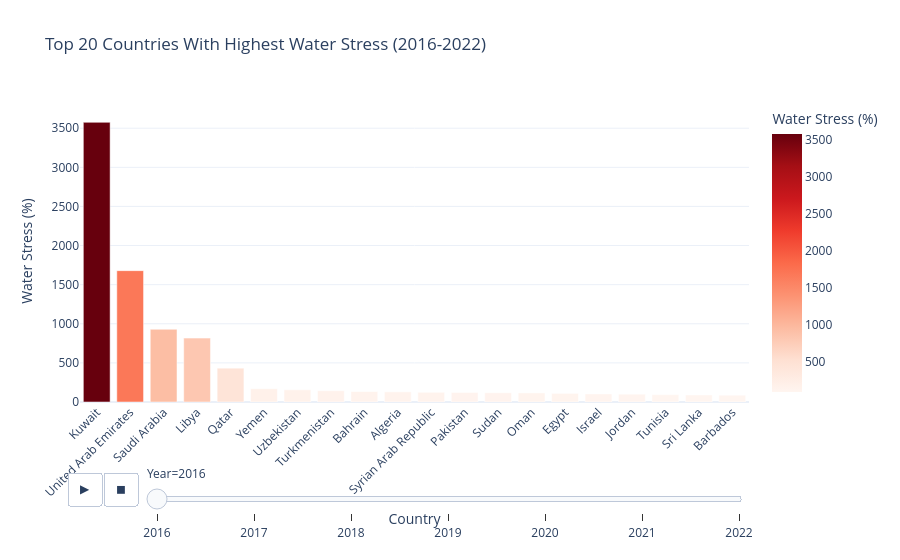

Here is the notebook cell this chart was saved with:
### Code cell
# visualization 2: top 20 countries with higest water stress values

highest_stress = (global_stress.groupby('Year', group_keys=False).apply(lambda x: x.nlargest(20, 'Value')))
fig = px.bar(
    highest_stress,
    x='Area',
    y='Value',
    color='Value',
    color_continuous_scale= 'Reds',
    animation_frame='Year',
    range_y=[0, highest_stress['Value'].max() + 10],
    title='Top 20 Countries With Highest Water Stress (2016-2022)',
    labels={'Value': 'Water Stress (%)', 'Area': 'Country'}
)

fig.update_layout(
    template='plotly_white',
    xaxis_tickangle=-45,
    height=800,
    transition={'duration': 500}
)

fig.show()

### Figure 1 — Plotly figure (JSON) as saved in the notebook; plotly's stock layout.template omitted (floating-point values rounded to 4 significant figures)
{"data": [{"alignmentgroup": "True", "hovertemplate": "Year=2016<br>Country=%{x}<br>Water Stress (%)=%{marker.color}<extra></extra>", "legendgroup": "", "marker": {"color": [3575, 1679.0, 929.6, 817.1, 432.4, 169.8, 156.4, 144.9, 133.7, 129.9, 124.4, 122.6, 118.7, 116.7, 110.5, 103.4, 100.1, 94.61, 90.79, 87.5], "coloraxis": "coloraxis", "pattern": {"shape": ""}}, "name": "", "offsetgroup": "", "orientation": "v", "showlegend": false, "textposition": "auto", "type": "bar", "x": ["Kuwait", "United Arab Emirates", "Saudi Arabia", "Libya", "Qatar", "Yemen", "Uzbekistan", "Turkmenistan", "Bahrain", "Algeria", "Syrian Arab Republic", "Pakistan", "Sudan", "Oman", "Egypt", "Israel", "Jordan", "Tunisia", "Sri Lanka", "Barbados"], "xaxis": "x", "y": [3575, 1679.0, 929.6, 817.1, 432.4, 169.8, 156.4, 144.9, 133.7, 129.9, 124.4, 122.6, 118.7, 116.7, 110.5, 103.4, 100.1, 94.61, 90.79, 87.5], "yaxis": "y"}], "layout": {"autosize": true, "barmode": "relative", "coloraxis": {"colorbar": {"title": {"text": "Water Stress (%)"}}, "colorscale": [[0, "rgb(255,245,240)"], [0.125, "rgb(254,224,210)"], [0.25, "rgb(252,187,161)"], [0.375, "rgb(252,146,114)"], [0.5, "rgb(251,106,74)"], [0.625, "rgb(239,59,44)"], [0.75, "rgb(203,24,29)"], [0.875, "rgb(165,15,21)"], [1, "rgb(103,0,13)"]]}, "legend": {"tracegroupgap": 0}, "sliders": [{"active": 0, "currentvalue": {"prefix": "Year="}, "len": 0.9, "pad": {"b": 10, "t": 60}, "steps": [{"args": [["2016"], {"frame": {"duration": 0, "redraw": true}, "fromcurrent": true, "mode": "immediate", "transition": {"duration": 0, "easing": "linear"}}], "label": "2016", "method": "animate"}, {"args": [["2017"], {"frame": {"duration": 0, "redraw": true}, "fromcurrent": true, "mode": "immediate", "transition": {"duration": 0, "easing": "linear"}}], "label": "2017", "method": "animate"}, {"args": [["2018"], {"frame": {"duration": 0, "redraw": true}, "fromcurrent": true, "mode": "immediate", "transition": {"duration": 0, "easing": "linear"}}], "label": "2018", "method": "animate"}, {"args": [["2019"], {"frame": {"duration": 0, "redraw": true}, "fromcurrent": true, "mode": "immediate", "transition": {"duration": 0, "easing": "linear"}}], "label": "2019", "method": "animate"}, {"args": [["2020"], {"frame": {"duration": 0, "redraw": true}, "fromcurrent": true, "mode": "immediate", "transition": {"duration": 0, "easing": "linear"}}], "label": "2020", "method": "animate"}, {"args": [["2021"], {"frame": {"duration": 0, "redraw": true}, "fromcurrent": true, "mode": "immediate", "transition": {"duration": 0, "easing": "linear"}}], "label": "2021", "method": "animate"}, {"args": [["2022"], {"frame": {"duration": 0, "redraw": true}, "fromcurrent": true, "mode": "immediate", "transition": {"duration": 0, "easing": "linear"}}], "label": "2022", "method": "animate"}], "x": 0.1, "xanchor": "left", "y": 0, "yanchor": "top"}], "title": {"text": "Top 20 Countries With Highest Water Stress (2016-2022)"}, "transition": {"duration": 500}, "updatemenus": [{"buttons": [{"args": [null, {"frame": {"duration": 500, "redraw": true}, "fromcurrent": true, "mode": "immediate", "transition": {"duration": 500, "easing": "linear"}}], "label": "&#9654;", "method": "animate"}, {"args": [[null], {"frame": {"duration": 0, "redraw": true}, "fromcurrent": true, "mode": "immediate", "transition": {"duration": 0, "easing": "linear"}}], "label": "&#9724;", "method": "animate"}], "direction": "left", "pad": {"r": 10, "t": 70}, "showactive": false, "type": "buttons", "x": 0.1, "xanchor": "right", "y": 0, "yanchor": "top"}], "xaxis": {"anchor": "y", "autorange": true, "domain": [0, 1], "range": [-0.5, 19.5], "tickangle": -45, "title": {"text": "Country"}, "type": "category"}, "yaxis": {"anchor": "x", "domain": [0, 1], "range": [0, 3860.0], "title": {"text": "Water Stress (%)"}, "type": "linear"}}}
